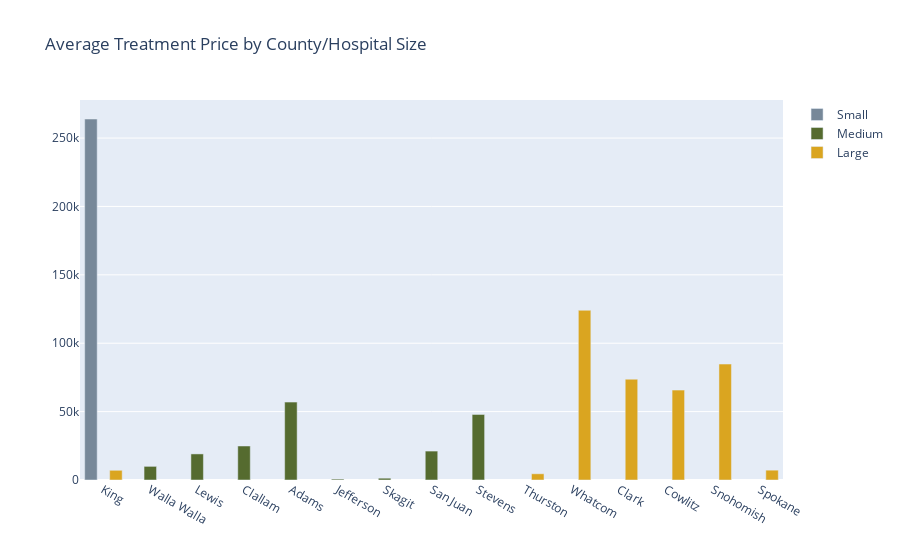

Notebook code for this chart:
### Markdown cell above
#### 3. Price Comparison

### Code cell
# create separate bar for each hospital size and calculate the mean of each categoty
small = go.Bar(
              x = hospital_all[hospital_all.hospital_size == 'Small']['county'].unique(),
              y = hospital_all[hospital_all.hospital_size == 'Small'].groupby(['county'])['price'].mean(),
              name = 'Small',
              marker_color = 'lightslategrey',)
medium = go.Bar(
              x = hospital_all[hospital_all.hospital_size == 'Medium']['county'].unique(),
              y = hospital_all[hospital_all.hospital_size == 'Medium'].groupby(['county'])['price'].mean(),
              name = 'Medium',
              marker_color = 'darkolivegreen')
large = go.Bar(
              x = hospital_all[hospital_all.hospital_size == 'Large']['county'].unique(),
              y = hospital_all[hospital_all.hospital_size == 'Large'].groupby(['county'])['price'].mean(),
              name = 'Large',
              marker_color = 'goldenrod')

# combine 3 bard together
fig_3 = go.Figure(data = [small, medium, large])
fig_3.update_layout(barmode = 'group',
                   title="Average Treatment Price by County/Hospital Size")
fig_3.show()

### Figure 1 — Plotly figure (JSON) as saved in the notebook; plotly's stock layout.template omitted (floating-point values rounded to 4 significant figures)
{"data": [{"marker": {"color": "lightslategrey"}, "name": "Small", "type": "bar", "x": ["King"], "y": [263900.0]}, {"marker": {"color": "darkolivegreen"}, "name": "Medium", "type": "bar", "x": ["Walla Walla", "Lewis", "Clallam", "Adams", "Jefferson", "Skagit", "San Juan", "Stevens"], "y": [9972.0, 19070.0, 24860.0, 56950.0, 674.1, 1323.0, 21150.0, 47940.0]}, {"marker": {"color": "goldenrod"}, "name": "Large", "type": "bar", "x": ["King", "Thurston", "Whatcom", "Clark", "Cowlitz", "Snohomish", "Spokane"], "y": [7097.0, 4553.0, 124100.0, 73710.0, 65710.0, 84770.0, 7194.0]}], "layout": {"barmode": "group", "title": {"text": "Average Treatment Price by County/Hospital Size"}}}
